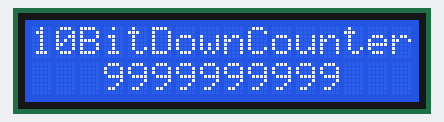
Simulated run of this sketch. Board: Arduino Uno, built with avr-gcc and run on an emulated ATmega328P. On the bench: 16×2 character LCD. Wiring (inferred from the signals the program sends): character LCD (HD44780): RS pin 10; E pin 11; data pin 2, pin 3, pin 4, pin 5, pin 6, pin 7, pin 8, pin 9.

Above: at 0.18 s.
At 5.2 s:
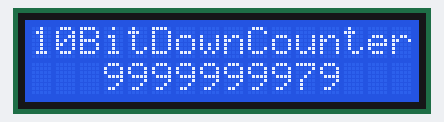
At 9.98 s:
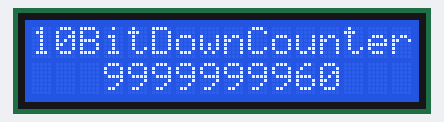
At 20.03 s:
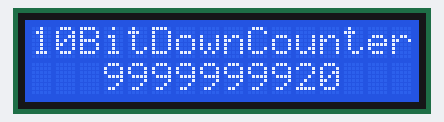
At 29.82 s:
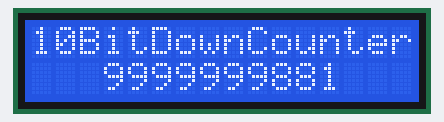
At 39.87 s:
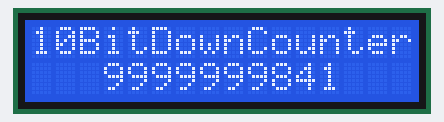

The sketch:

10bit_downcounter_clcd.ino
```cpp
/*
 * Author Name      : Badrikesh Prusty
 * Organisation     : Emertxe Information Technologies (P) Ltd.
 * Date             : 17/08/2020
 * Description      : Write an Arduino program to implement 10-bit Down-Counter such that it counts from 9999999999 to 000000000 in CLCD
 * Input            : No user input required
 * Output           : In CLCD:
 *                    9999999999                    (count increments every 250ms)
 *                    9999999998
 *                    .
 *                    .
 *                    0000000000
 *                    9999999999
 */

#include "main.h"
#include "clcd.h"

CLCD clcd(D0, D1, D2, D3, D4, D5, D6, D7, RS, EN);        //creating class object and passing all the PIN numbers LCD is connected to

void setup() {      //code in the setup function run only once
    clcd.begin();   //calling begin function that initializes all the pins and lcd
    clcd.print("10BitDownCounter", LINE_1(0));            //printing the first line of the LCD
}

void loop() {     //code with the loop function runs multiple times
    static char counter[11];         //counter string to store counter value
    static unsigned lower = 9999, upper = 9999;    //lower and upper denotes the last(from LSB) and first(from MSB) 4 bits of count
    static byte mid = 99;                 //mid denotes middle 2 bits

    sprintf(counter, "%.4u%.2hhu%.4u", upper, mid, lower);    //creating a string of counter
    clcd.print(counter, LINE_2(3));                           //printing the counter string value to LCD

    if ( lower-- == 0 )  {           //if lower reaches 0, revert it back to 9999 and increment the mid
      lower = 9999;

        if ( mid-- == 0 )  {           //if mid reaches 0 revert back to 99 and increment upper
            mid = 99;

            if ( upper-- == 0 )      //if upper reaches 0 revert it back to 9999 to restart the count again
              upper = 9999;
        }
    }
    delay(250);                 //wait for 250ms between the count increments
}
```

clcd.cpp
```cpp
#include "clcd.h"
#include "Arduino.h"

CLCD :: CLCD(BYTE d0, BYTE d1, BYTE d2, BYTE d3, BYTE d4, BYTE d5, BYTE d6, BYTE d7, BYTE rs, BYTE en)
{                                                    //class constructor definition
    clcd_rs_pin = rs;
    clcd_en_pin = en;

    clcd_data_pin[0] = d0;
    clcd_data_pin[1] = d1;              //assigning pin numbers
    clcd_data_pin[2] = d2;
    clcd_data_pin[3] = d3;
    clcd_data_pin[4] = d4;
    clcd_data_pin[5] = d5;
    clcd_data_pin[6] = d6;
    clcd_data_pin[7] = d7;
}

void CLCD :: begin()
{
    pinMode(clcd_rs_pin, OUTPUT);
    pinMode(clcd_en_pin, OUTPUT);
    pinMode(clcd_data_pin[0], OUTPUT);      //defining all the pins connected to LCD as OUTPUT
    pinMode(clcd_data_pin[1], OUTPUT);
    pinMode(clcd_data_pin[2], OUTPUT);
    pinMode(clcd_data_pin[3], OUTPUT);
    pinMode(clcd_data_pin[4], OUTPUT);
    pinMode(clcd_data_pin[5], OUTPUT);
    pinMode(clcd_data_pin[6], OUTPUT);
    pinMode(clcd_data_pin[7], OUTPUT);

    digitalWrite(clcd_en_pin, LOW);          //initializing the LCD

    delay(50);

    write(0x30, 0, 4120);
    write(0x30, 0, 120);                    //initialising function set
    write(0x30, 0, 10);

    write(TWO_LINE_5x8_MATRIX_8_BIT, 0, 37);    //initializing LED to 8 bit mode
    write(CURSOR_HOME, 0, 1520);
    write(DISP_ON_AND_CURSOR_OFF, 0, 37);
    write(CLEAR_DISP_SCREEN, 0, 37);
}

void CLCD :: write(BYTE data, bool rs_bit_val, UINT2 exec_time_us)    //function def to write data to LCD
{
    digitalWrite(clcd_rs_pin, rs_bit_val);                      //rs 0 for instruction, 1 for data read/write register

    digitalWrite(clcd_data_pin[0], (data >> 0) & 0x01);
    digitalWrite(clcd_data_pin[1], (data >> 1) & 0x01);
    digitalWrite(clcd_data_pin[2], (data >> 2) & 0x01);
    digitalWrite(clcd_data_pin[3], (data >> 3) & 0x01);         //put each bits of data in array
    digitalWrite(clcd_data_pin[4], (data >> 4) & 0x01);
    digitalWrite(clcd_data_pin[5], (data >> 5) & 0x01);
    digitalWrite(clcd_data_pin[6], (data >> 6) & 0x01);
    digitalWrite(clcd_data_pin[7], (data >> 7) & 0x01);

    digitalWrite(clcd_en_pin, HIGH);
    delayMicroseconds(1);
    digitalWrite(clcd_en_pin, LOW);

    delayMicroseconds(exec_time_us);
}

void CLCD :: print(const char *s, BYTE addr)
{
    write(addr, 0, 37);

    while ( *s )
        write(*s++, 1, 37);
}
```

clcd.h
```cpp
#ifndef CLCD_H
#define CLCD_H

#define TWO_LINE_5x8_MATRIX_8_BIT   0x38          //instruction for the performing following operations
#define DISP_ON_AND_CURSOR_OFF      0x0C
#define CLEAR_DISP_SCREEN           0x01
#define CURSOR_HOME                 0x02

#define LINE_1(x)                   (0x80 + x)    //1st and 2nd line starting address
#define LINE_2(x)                   (0xC0 + x)

typedef unsigned char BYTE;           //defining type definition for the following data types
typedef unsigned short UINT2;

class CLCD                            //class definition
{
    BYTE clcd_rs_pin;                 //private data members and member function
    BYTE clcd_en_pin;
    BYTE clcd_data_pin[8];
    void write(BYTE addr, bool rs_bit_val, UINT2 exec_time_us);

    public:                           //public member functions prototypes
        CLCD(BYTE d0, BYTE d1, BYTE d2, BYTE d3, BYTE d4, BYTE d5, BYTE d6, BYTE d7, BYTE rs, BYTE en);
                                                                        //constructor prototype
        void begin();                 //begin function to initialize the LCD and PINS of uC
        void print(const char *s, BYTE addr);     //print the character to LCD
};

#endif
```

main.h
```cpp
#ifndef MAIN_H
#define MAIN_H

//The PIN map for CLCD, using 8 bit mode with RW grounded
#define D0 2
#define D1 3
#define D2 4
#define D3 5
#define D4 6
#define D5 7
#define D6 8
#define D7 9
#define RS 10
#define EN 11

#endif
```
